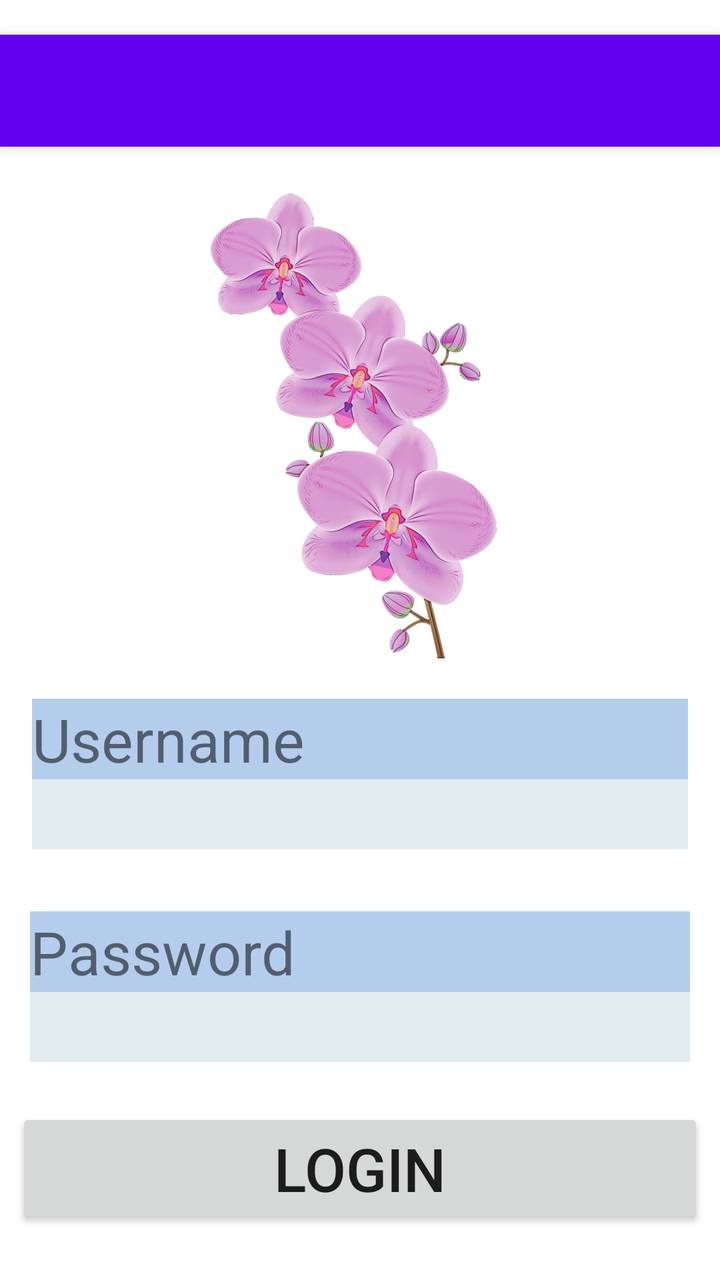
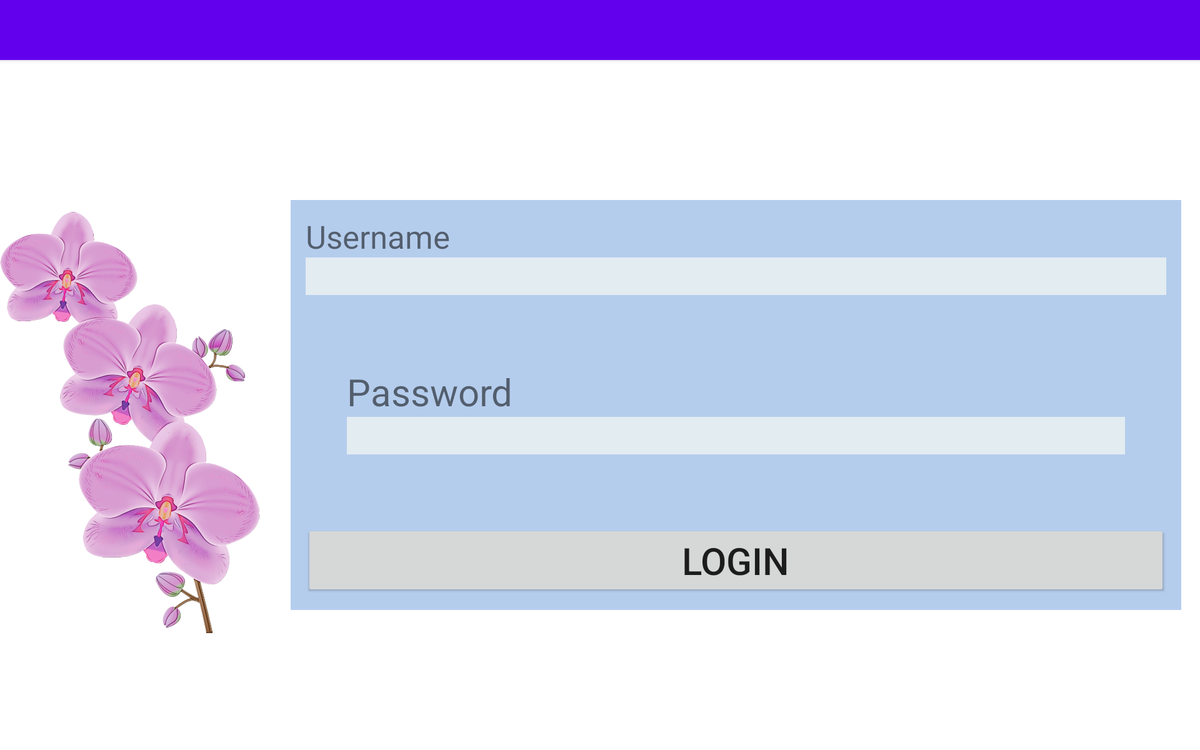

Two renders of one Android screen. The first uses the default layout on a phone; the second uses the alternative layout the repository ships for a different screen configuration, on a matching device. The two XML files are below.
<!-- AndroidManifest.xml: application theme Theme.PLANTASEXOTICAS -->
<!-- res/layout/activity_main.xml -->
<?xml version="1.0" encoding="utf-8"?>
<LinearLayout xmlns:android="http://schemas.android.com/apk/res/android"
    xmlns:app="http://schemas.android.com/apk/res-auto"
    xmlns:tools="http://schemas.android.com/tools"
    android:layout_width="match_parent"
    android:layout_height="match_parent"
    tools:context=".MainActivity"
    android:orientation="vertical"
    android:gravity="center"
    >

    <androidx.appcompat.widget.Toolbar
        android:id="@+id/my_toolbar"
        android:layout_width="match_parent"
        android:layout_height="?attr/actionBarSize"
        android:background="@color/purple_500"
        android:elevation="4dp"
        android:theme="@style/ThemeOverlay.AppCompat.ActionBar"
        app:popupTheme="@style/ThemeOverlay.AppCompat.Light"/>

    <ImageView
        android:layout_width="250dp"
        android:layout_height="260dp"
        android:src="@drawable/imagen"
        />
    <LinearLayout
        android:layout_width="match_parent"
        android:layout_height="wrap_content"
        android:layout_margin="16dp"
        android:background="#B5CDED"
        android:gravity="left"
        android:orientation="vertical">

        <TextView
            android:layout_width="160dp"
            android:layout_height="wrap_content"
            android:text="@string/text_username"
            android:textSize="30dp" />
        <EditText
            android:id="@+id/nameUserEdit"
            android:layout_width="match_parent"
            android:layout_height="35dp"
            android:background="#E2ECF1"
            android:textSize="30dp"/>


    </LinearLayout>
    <LinearLayout
        android:layout_width="match_parent"
        android:layout_height="wrap_content"
        android:layout_margin="15dp"
        android:background="#B5CDED"
        android:gravity="left"
        android:orientation="vertical">
        <TextView
            android:layout_width="wrap_content"
            android:layout_height="wrap_content"
            android:text="@string/text_password"
            android:textSize="30dp"/>
        <EditText
            android:id="@+id/passUserEdit"
            android:layout_width="match_parent"
            android:layout_height="35dp"
            android:background="#E2ECF1"
            android:textSize="25dp"/>


    </LinearLayout>
    <Button
        android:id="@+id/botonUserlogin"
        android:layout_width="match_parent"
        android:layout_height="wrap_content"
        android:layout_margin="8dp"
        android:textSize="30dp"
        android:onClick="loginUser"
        android:text="@string/text_login"/>




</LinearLayout>
<!-- resources referenced by this layout -->
<resources>
  <!-- drawable imagen: png bitmap (drawable, 740499 bytes) -->
  <string name="text_login">Login</string>
  <string name="text_password">Password</string>
  <string name="text_username">Username</string>
  <style name="Theme.PLANTASEXOTICAS" parent="Theme.MaterialComponents.DayNight.NoActionBar">
          
          <item name="colorPrimary">@color/purple_500</item>
          <item name="colorPrimaryVariant">@color/purple_700</item>
          <item name="colorOnPrimary">@color/white</item>
          
          <item name="colorSecondary">@color/teal_200</item>
          <item name="colorSecondaryVariant">@color/teal_700</item>
          <item name="colorOnSecondary">@color/black</item>
          
          <item name="android:statusBarColor">?attr/colorPrimaryVariant</item>
          
      </style>
</resources>
<!-- res/layout-sw720dp-land/activity_main.xml (the author's variant of the layout above) -->
<!-- drawn on a large tablet held sideways -->
<?xml version="1.0" encoding="utf-8"?>
<LinearLayout xmlns:android="http://schemas.android.com/apk/res/android"
    xmlns:app="http://schemas.android.com/apk/res-auto"
    xmlns:tools="http://schemas.android.com/tools"
    android:layout_width="match_parent"
    android:layout_height="match_parent"
    tools:context=".MainActivity"
    android:orientation="vertical"
    android:gravity="left">
    <androidx.appcompat.widget.Toolbar
        android:id="@+id/my_toolbar"
        android:layout_width="match_parent"
        android:layout_height="?attr/actionBarSize"
        android:background="@color/purple_500"
        android:elevation="4dp"
        android:theme="@style/ThemeOverlay.AppCompat.ActionBar"
        app:popupTheme="@style/ThemeOverlay.AppCompat.Light"/>
    <LinearLayout
        android:layout_width="match_parent"
        android:layout_height="match_parent"
        android:orientation="horizontal"
        android:gravity="center">
    <ImageView
        android:layout_width="290dp"
        android:layout_height="600dp"
        android:src="@drawable/imagen" />

    <LinearLayout
        android:layout_width="match_parent"
        android:layout_height="wrap_content"
        android:layout_margin="20dp"
        android:background="#B5CDED"
        android:gravity="left"
        android:orientation="vertical">

        <LinearLayout
            android:layout_width="match_parent"
            android:layout_height="wrap_content"
            android:layout_margin="16dp"
            android:background="#B5CDED"
            android:gravity="left"
            android:orientation="vertical">
            <TextView
                android:layout_width="173dp"
                android:layout_height="wrap_content"
                android:text="@string/text_username"
                android:textSize="34dp" />

            <EditText
                android:layout_width="match_parent"
                android:layout_height="40dp"
                android:background="#E2ECF1"
                android:textSize="60dp" />

        </LinearLayout>

        <LinearLayout
            android:layout_width="match_parent"
            android:layout_height="wrap_content"
            android:layout_margin="60dp"
            android:background="#B5CDED"
            android:gravity="left"
            android:orientation="vertical">

            <TextView
                android:layout_width="wrap_content"
                android:layout_height="wrap_content"
                android:text="@string/text_password"
                android:textSize="40dp" />

            <EditText
                android:layout_width="match_parent"
                android:layout_height="40dp"
                android:background="#E2ECF1"
                android:textSize="60dp" />


        </LinearLayout>

        <Button
            android:layout_width="match_parent"
            android:layout_height="wrap_content"
            android:layout_margin="16dp"
            android:text="@string/text_login"
            android:textSize="40dp" />

    </LinearLayout>
    </LinearLayout>
</LinearLayout>
